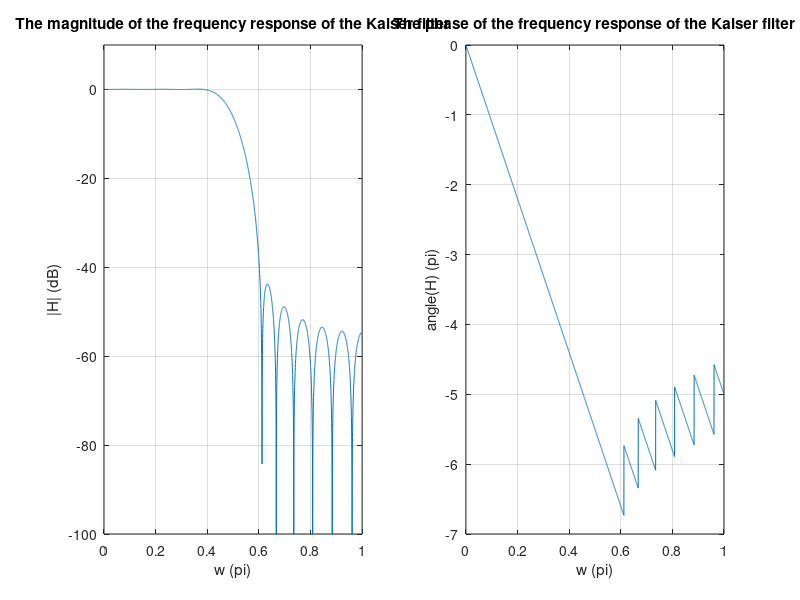
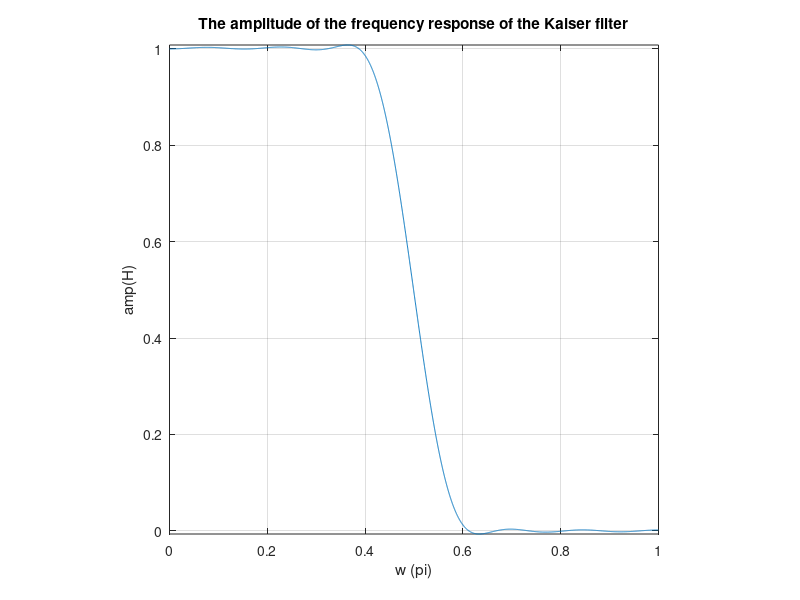
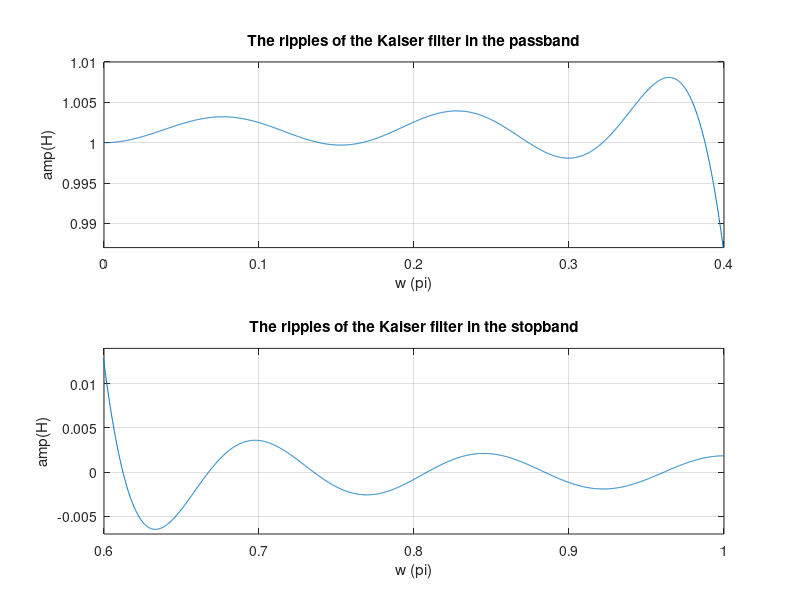

Write the MATLAB code that produced these figures, in order.
%% Kaiser Low Pass Filter

delta_p = 0.05; w_p = 0.4*pi;
delta_s = 0.01; w_s = 0.6*pi;

delta_w = w_s-w_p;
Wc = (w_p+w_s)/2/pi;
A = -20*log10(min(delta_p,delta_s));

beta = 0.5842*(A-21)^(0.4)+0.07886*(A-21);
M = ceil((A-8)/(2.285*delta_w)); % rounded to next integer

kw = kaiser(M,beta);

k_low = fir1(M-1,Wc,'low',kw);

[H, w]=freqz(k_low,1,4096);
L=(M-1)/2;
A = real(exp(L*1j*w).*H); % Amplitude of the frequency response, ignores zero imaginary part 

figure(1);
subplot(1,2,1)
plot(w/pi,20*log10(abs(H)));
axis([0 1 -100 10]);
xlabel('w (pi)');
ylabel('|H| (dB)');
title('The magnitude of the frequency response of the Kaiser filter');
grid on;

subplot(1,2,2)
plot(w/pi,unwrap(angle(H))/pi);
%axis([0 1 -1.5 0.5]);
xlabel('w (pi)');
ylabel('angle(H) (pi)');
title('The phase of the frequency response of the Kaiser filter');
grid on;

figure(2);
plot(w/pi,A);
axis([0 1 min(A) max(A)]);
xlabel('w (pi)');
ylabel('amp(H)');
title('The amplitude of the frequency response of the Kaiser filter');
axis square;    
grid on;

figure(3);
subplot(2,1,1)
plot(w/pi,A);
axis([0 0.4 0.987 1.01]);
xlabel('w (pi)');
ylabel('amp(H)');
title('The ripples of the Kaiser filter in the passband');
grid on;

subplot(2,1,2)
plot(w/pi,A);
axis([0.6 1 -0.007 0.014]);
xlabel('w (pi)');
ylabel('amp(H)');
title('The ripples of the Kaiser filter in the stopband');
grid on;